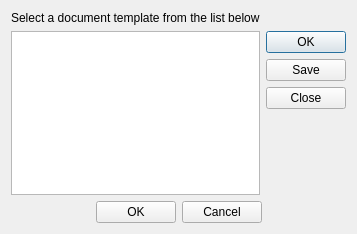
<?xml version="1.0" encoding="UTF-8"?>
<ui version="4.0">
    <class>frmDocumentSelector</class>
    <widget class="QDialog" name="frmDocumentSelector">
        <property name="geometry">
            <rect>
                <x>0</x>
                <y>0</y>
                <width>323</width>
                <height>234</height>
            </rect>
        </property>
        <property name="windowTitle">
            <string>Template Selector</string>
        </property>
        <layout class="QGridLayout" name="gridLayout">
            <item row="2" column="0">
                <widget class="QListView" name="lstDocs">
                    <property name="editTriggers">
                        <set>QAbstractItemView::NoEditTriggers</set>
                    </property>
                    <property name="selectionBehavior">
                        <enum>QAbstractItemView::SelectRows</enum>
                    </property>
                </widget>
            </item>
            <item row="1" column="0">
                <widget class="QLabel" name="label">
                    <property name="text">
                        <string>Select a document template from the list below</string>
                    </property>
                </widget>
            </item>
            <item row="2" column="1">
                <widget class="QDialogButtonBox" name="manageButtonBox">
                    <property name="orientation">
                        <enum>Qt::Vertical</enum>
                    </property>
                    <property name="standardButtons">
                        <set>QDialogButtonBox::Close|QDialogButtonBox::Ok|QDialogButtonBox::Save</set>
                    </property>
                </widget>
            </item>
            <item row="3" column="0" colspan="2">
                <widget class="QDialogButtonBox" name="buttonBox">
                    <property name="orientation">
                        <enum>Qt::Horizontal</enum>
                    </property>
                    <property name="standardButtons">
                        <set>QDialogButtonBox::Cancel|QDialogButtonBox::Ok</set>
                    </property>
                    <property name="centerButtons">
                        <bool>true</bool>
                    </property>
                </widget>
            </item>
            <item row="0" column="0" colspan="2">
                <layout class="QVBoxLayout" name="vlNotification"/>
            </item>
        </layout>
    </widget>
    <resources/>
    <connections>
        <connection>
            <sender>buttonBox</sender>
            <signal>rejected()</signal>
            <receiver>frmDocumentSelector</receiver>
            <slot>reject()</slot>
            <hints>
                <hint type="sourcelabel">
                    <x>316</x>
                    <y>260</y>
                </hint>
                <hint type="destinationlabel">
                    <x>286</x>
                    <y>274</y>
                </hint>
            </hints>
        </connection>
        <connection>
            <sender>manageButtonBox</sender>
            <signal>rejected()</signal>
            <receiver>frmDocumentSelector</receiver>
            <slot>reject()</slot>
            <hints>
                <hint type="sourcelabel">
                    <x>276</x>
                    <y>115</y>
                </hint>
                <hint type="destinationlabel">
                    <x>161</x>
                    <y>116</y>
                </hint>
            </hints>
        </connection>
    </connections>
</ui>
